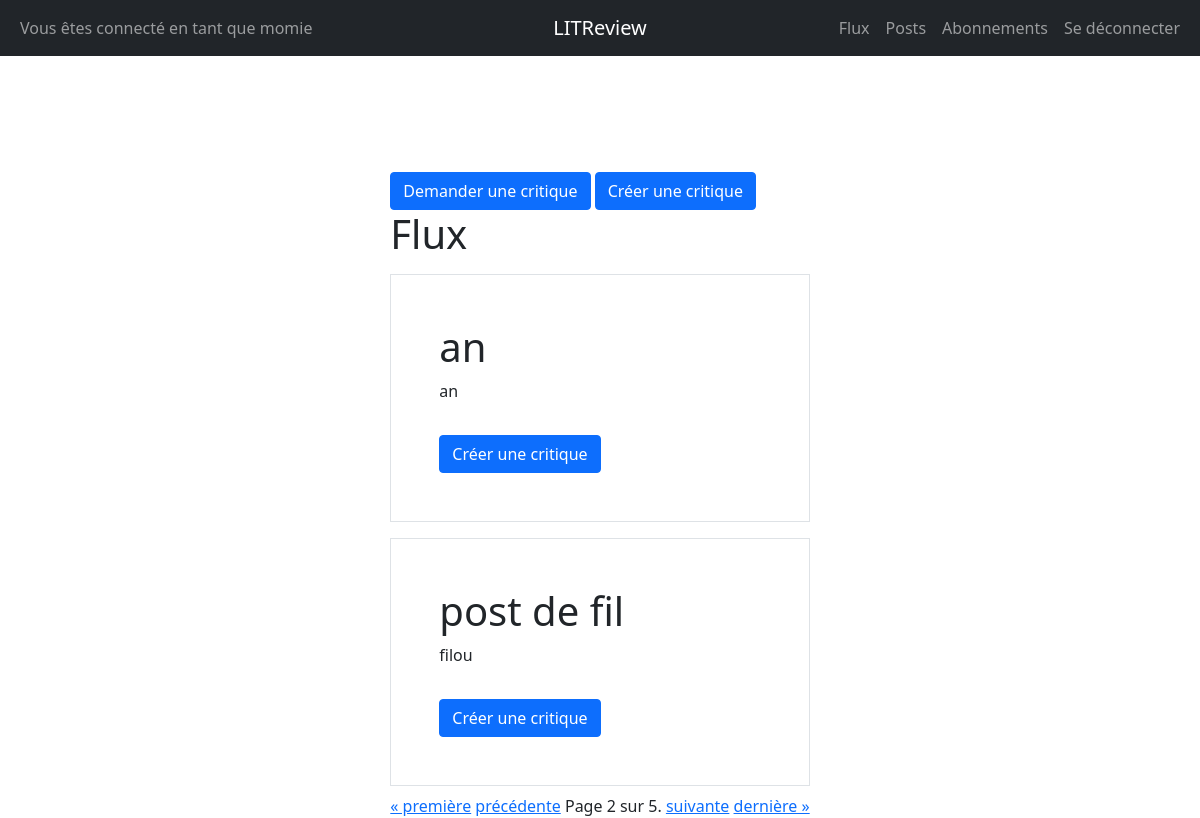
The app's page /flux/?page=2 (signed in) with its own data.
### inscription/models.py (models this page shows)
class User(AbstractUser):
    pass

class Ticket(models.Model):
    title = models.CharField(max_length=128)
    description = models.TextField(max_length=2048, blank=True)
    image = models.ImageField(null=True, blank=True)
    user = models.ForeignKey(to=settings.AUTH_USER_MODEL, on_delete=models.CASCADE)
    time_created = models.DateTimeField(auto_now_add=True)
    IMAGE_MAX_SIZE = (800, 800)
    if image == None :
        def resize_image(self):
            image = Image.open(self.image)
            image.thumbnail(self.IMAGE_MAX_SIZE)
            image.save(self.image.path)
        def save(self, *args, **kwargs):
            super().save(*args, **kwargs)
            self.resize_image()

### inscription/views.py (the view)
# urls.py: path('flux/', views.flux, name='flux'),
@login_required
def flux(request):
    ticket_answer=''
    user_tickets = Ticket.objects.all().filter(user=request.user)
    user_reviews = Review.objects.all().filter(ticket__in=user_tickets).exclude(user=request.user)
    follow = UserFollows.objects.all().filter(user=request.user)
    follower = [f.followed_user for f in follow] + [User.objects.filter(username=request.user)[0]]
    tickets = Ticket.objects.all().filter(user__in=follower)
    tickets = tickets.annotate(content_type=Value('TICKET', CharField()))
    reviews = Review.objects.all().filter(user__in=follower) | user_reviews
    reviews = reviews.annotate(content_type=Value('REVIEW', CharField()))
    posts = sorted(
        chain(reviews, tickets),
        key=lambda post: post.time_created,
        reverse=True
    )
    paginator = Paginator(posts, 2)
    page_number = request.GET.get('page')
    page_obj = paginator.get_page(page_number)
    for item in page_obj.object_list:
        if item.content_type == 'TICKET' :
            ticket_answer = Review.objects.filter(ticket=item)
    return render(request, 'inscription/flux.html', context={'page_obj': page_obj, 'ticket_answer' : ticket_answer})

### inscription/templates/inscription/flux.html (shortened to what this page needs)
{% extends 'inscription/base.html' %}
{% block content %}
<div class="d-flex flex-column">
    <div>
        <a class="btn btn-primary mt-3" href={% url 'create_ticket' %}>Demander une critique</a>
        <a class="btn btn-primary mt-3" href={% url 'create_review' %}>Créer une critique</a>
    </div>
    <h1>Flux </h1>
    {% for post in page_obj %}
    {% if post.content_type == 'TICKET' %}
    <div class="border px-5 py-5 my-2 w-100">
        <h1>{{ post.title }}</h1>
        <p> {{ post.description }} </p>
        {% if not ticket_answer%}
            {% if post.user != request.user %}
            <form action="{% url 'create_review_answer' %}" method="get">
                <button type="submit" class=" btn btn-primary mt-3  ">Créer une critique</button>
            </form>
            {% endif %}
        {% endif %}
    </div>
    {% endif %}
    {% endfor %}
    <span>
        {% if page_obj.has_previous %}
            <a href="?page=1">« première</a>
            <a href="?page={{ page_obj.previous_page_number }}">précédente</a>
        {% endif %}
        <span>
            Page {{ page_obj.number }} sur {{ page_obj.paginator.num_pages }}.
        </span>
        {% if page_obj.has_next %}
            <a href="?page={{ page_obj.next_page_number }}">suivante</a>
            <a href="?page={{ page_obj.paginator.num_pages }}">dernière »</a>
        {% endif %}
    </span>
</div>
{% endblock %}

### inscription/templates/inscription/base.html (shortened to what this page needs)
<!DOCTYPE html>
<html lang="en">
    <head>
        <link href="https://cdn.jsdelivr.net/npm/bootstrap@5.1.3/dist/css/bootstrap.min.css" rel="stylesheet">
    </head>
    <body>
    <nav class="navbar navbar-expand-md navbar-dark bg-dark">
    <div class="container-fluid">
        <div class="navbar-collapse collapse w-100 order-1 order-md-0 dual-collapse2">
            {%  if user.is_authenticated %}
              <ul class="navbar-nav me-auto">
                <li class="nav-item active">
                    <a class="nav-link" href="#">Vous êtes connecté en tant que {{ request.user }}</a>
                </li>
            </ul>
            {% endif %}
        </div>
        <div class="mx-auto order-0">
            <a class="navbar-brand mx-auto" href="{% url 'accueil' %}">LITReview</a>
        </div>
        <div class="navbar-collapse collapse w-100 order-3 dual-collapse2">
            {%  if user.is_authenticated %}
            <ul class="navbar-nav ms-auto">
                <li class="nav-item">
                    <a class="nav-link" href={% url 'flux' %}>Flux</a>
                </li>
                <li class="nav-item">
                    <a class="nav-link" href={% url 'my_posts' %}>Posts</a>
                </li>
                <li class="nav-item">
                    <a class="nav-link" href={% url 'abonnements' %}>Abonnements</a>
                </li>
                <li class="nav-item">
            <a class="nav-link" href="{% url 'logout' %}">Se déconnecter</a>
                </li>
            </ul>
            {% endif %}
        </div>
    </div>
</nav>
    <div class="d-flex justify-content-center" style="margin-top:100px;">
    {% block content %}{% endblock %}
    </div>
    </body>
</html>

### records on screen
User: user "momie"
Ticket: title "an", description "an"
Ticket: title "post de fil", description "filou"

### other values on screen
{{ page_obj.number }} "2"
{{ page_obj.paginator.num_pages }} "5"
